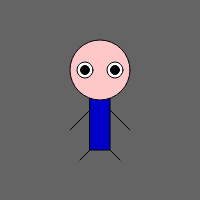
Frame 1 (no input)
Frame 60 (no input): identical to frame 1, image omitted
Frame 120 (the mouse pressed at the canvas centre since frame 60): identical to frame 1, image omitted

The p5.js sketch that drew this single still picture (run headless with seeded random() and noise() and a simulated clock; from frame 60 on, the mouse is pressed at the canvas centre):

// p5.js sketch
// ── sketch.js
var arms = 0;                   //Create a variable and name it “arms” then give it a value of 0 to have arms down at beginning
function setup(){               //Create “setup” function
  createCanvas(200, 200,);      //Create a 200x by 200y 2d canvas
  rectMode(CENTER);             //center rectangles
}
function draw(){                //Create a Draw function
      background(100);          //Create a beckground colour
    fill(0,0,200);              //Colour the body with blue
    rect(100,100,20,100);       //Create a rectangle body
    fill(255,200,200);          //Colour the head with a skin tone
    ellipse(100,70,60,60);      //Create elliptical head
    fill(255,255,255);          //Colour eyes white
    ellipse(85,70,16,16);       //Create left eye
    ellipse(115,70,16,16);      //Create right eye
    fill(0,0,0);                //Coulour irises black
    ellipse(85,70,9,9);         //Create left iris
    ellipse(115,70,9,9);        //Create right iris
    line(90,150,80,160);        //Create left leg
    line(110,150,120,160);      //Create right leg

    if (arms == 1){                         //If “arms” value is equal to “1”
        noStroke();
        line(90,110,70,130);  //arm         //Draw a noStroke line to cover line
        line(110,110,130,130);    //arm2    //Draw a noStroke line to cover line
        stroke(0);
        line(90,110,70,90);  //arm1         //Draw a stroke(0) line
        line(110,110,130,90);    //arm2     //Draw a stroke(0) line
    } else {                                //If "arms" value is not equal to "1"
        noStroke();
        line(90,110,70,90);  //arm1         //Draw a noStroke line to cover up line
        line(110,110,130,90);    //arm2     //Draw a noStroke line to cover up line
        stroke(0);
        line(90,110,70,130);  //arm         //Draw a stroke(0) line
        line(110,110,130,130);    //arm2    //Draw a stroke(0) line
        
    }
    
 
}
function mouseClicked() {       //Create a “mouseClicked” function and loop
    if (arms == 1) {            //If “arms” value is equal to "1"
        arms = 0;               //Make “arms” value “0"
  } else {                      //If "arms" value not equal to "1"
        arms = 1;               //Make “arms” value “1"
  }
                
}
